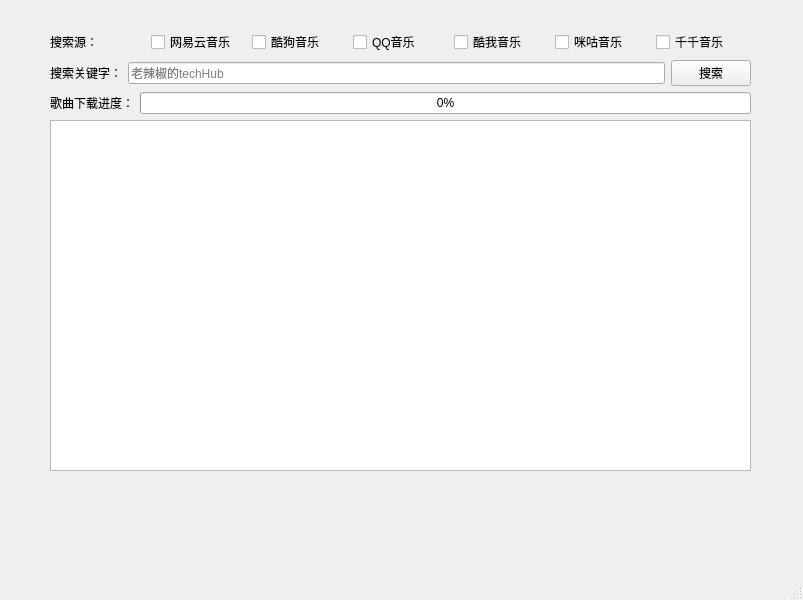
<?xml version="1.0" encoding="UTF-8"?>
<ui version="4.0">
 <class>MainWindow</class>
 <widget class="QMainWindow" name="MainWindow">
  <property name="geometry">
   <rect>
    <x>0</x>
    <y>0</y>
    <width>803</width>
    <height>600</height>
   </rect>
  </property>
  <property name="windowTitle">
   <string>MainWindow</string>
  </property>
  <widget class="QWidget" name="centralwidget">
   <widget class="QWidget" name="layoutWidget">
    <property name="geometry">
     <rect>
      <x>50</x>
      <y>30</y>
      <width>701</width>
      <height>441</height>
     </rect>
    </property>
    <layout class="QVBoxLayout" name="verticalLayout_2">
     <item>
      <layout class="QVBoxLayout" name="verticalLayout">
       <item>
        <layout class="QHBoxLayout" name="horizontalLayout">
         <item>
          <widget class="QLabel" name="label">
           <property name="text">
            <string>搜索源：</string>
           </property>
          </widget>
         </item>
         <item>
          <widget class="QCheckBox" name="checkBox_wyy">
           <property name="text">
            <string>网易云音乐</string>
           </property>
          </widget>
         </item>
         <item>
          <widget class="QCheckBox" name="checkBox_kg">
           <property name="text">
            <string>酷狗音乐</string>
           </property>
          </widget>
         </item>
         <item>
          <widget class="QCheckBox" name="checkBox_QQ">
           <property name="text">
            <string>QQ音乐</string>
           </property>
          </widget>
         </item>
         <item>
          <widget class="QCheckBox" name="checkBox_kw">
           <property name="text">
            <string>酷我音乐</string>
           </property>
          </widget>
         </item>
         <item>
          <widget class="QCheckBox" name="checkBox_mg">
           <property name="text">
            <string>咪咕音乐</string>
           </property>
          </widget>
         </item>
         <item>
          <widget class="QCheckBox" name="checkBox_qq">
           <property name="text">
            <string>千千音乐</string>
           </property>
          </widget>
         </item>
        </layout>
       </item>
       <item>
        <layout class="QHBoxLayout" name="horizontalLayout_2">
         <item>
          <widget class="QLabel" name="label_2">
           <property name="text">
            <string>搜索关键字：</string>
           </property>
          </widget>
         </item>
         <item>
          <widget class="QLineEdit" name="lineEdit">
           <property name="placeholderText">
            <string>老辣椒的techHub</string>
           </property>
          </widget>
         </item>
         <item>
          <widget class="QPushButton" name="pushButton">
           <property name="text">
            <string>搜索</string>
           </property>
          </widget>
         </item>
        </layout>
       </item>
       <item>
        <layout class="QHBoxLayout" name="horizontalLayout_3">
         <item>
          <widget class="QLabel" name="label_3">
           <property name="text">
            <string>歌曲下载进度：</string>
           </property>
          </widget>
         </item>
         <item>
          <widget class="QProgressBar" name="progressBar">
           <property name="value">
            <number>0</number>
           </property>
          </widget>
         </item>
        </layout>
       </item>
      </layout>
     </item>
     <item>
      <widget class="QTableWidget" name="tableWidget">
       <property name="sortingEnabled">
        <bool>true</bool>
       </property>
      </widget>
     </item>
    </layout>
   </widget>
  </widget>
  <widget class="QMenuBar" name="menubar">
   <property name="geometry">
    <rect>
     <x>0</x>
     <y>0</y>
     <width>803</width>
     <height>24</height>
    </rect>
   </property>
  </widget>
  <widget class="QStatusBar" name="statusbar"/>
 </widget>
 <resources/>
 <connections/>
</ui>
